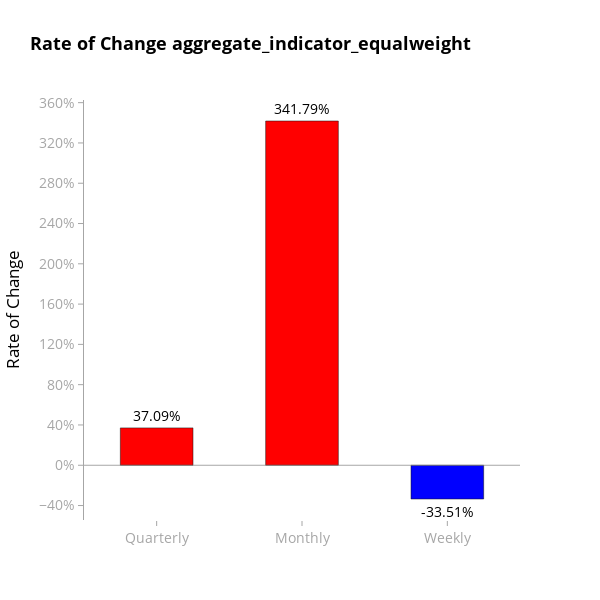
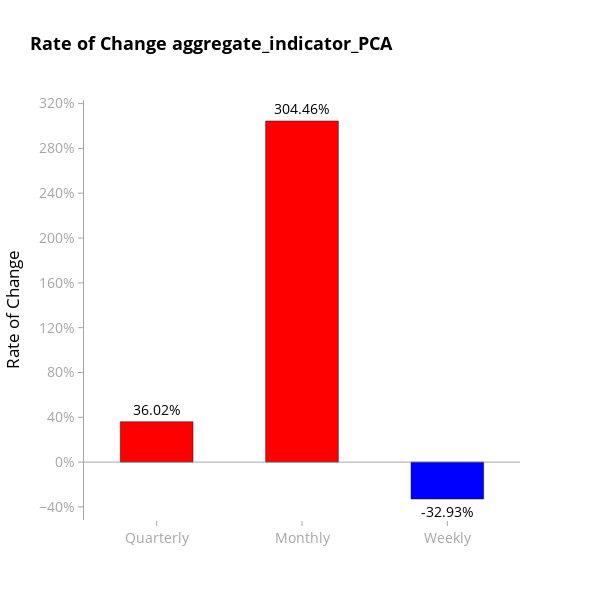

Write notebook code for charts like these, in order.
### Code cell
import plotly.io as pio  # Import plotly.io for saving HTML

# Define the color codes (matching the colors in create_indicator_chart)
GREY_COLOR = 'rgba(128, 128, 128, 0.7)'  # Semi-transparent grey
RED_COLOR = 'red'  # Red color for positive changes
BLUE_COLOR = 'blue'  # Blue color for negative changes

# Function to calculate percentage changes for given time periods
def calculate_periodic_changes(df, column):
    # Calculate the percentage changes for weekly, monthly, and quarterly periods
    weekly_change = df[column].pct_change(7).iloc[-1] * 100  # 7 days for weekly change
    monthly_change = df[column].pct_change(30).iloc[-1] * 100  # 30 days for monthly change
    quarterly_change = df[column].pct_change(90).iloc[-1] * 100  # 90 days for quarterly change

    return weekly_change, monthly_change, quarterly_change

# Create the bar chart for quarterly, monthly, and weekly changes
def create_bar_chart(merged_df, column):
    # Calculate percentage changes for the specified column
    weekly_change, monthly_change, quarterly_change = calculate_periodic_changes(merged_df, column)
    
    # Define the periods and changes in the new order: quarterly, monthly, weekly
    periods = ['Quarterly', 'Monthly', 'Weekly']
    changes = [quarterly_change, monthly_change, weekly_change]
    
    # Determine the color for each bar: RED_COLOR for positive, BLUE_COLOR for negative
    colors = [RED_COLOR if change > 0 else BLUE_COLOR for change in changes]

    # Create the bar chart with the updated bar width
    fig = go.Figure()
    fig.add_trace(
        go.Bar(
            x=periods,
            y=changes,
            marker_color=colors,  # Set the colors for each bar
            text=[f"{change:.2f}%" for change in changes],  # Add text labels with percentage values
            textposition='outside',
            width=0.5  # Make the bars wider (as per your change)
        )
    )

    # Customize the layout
    fig.update_layout(
        title={
            'text': f"Rate of Change {column}",
            'font': {'color': 'black', 'size': 18, 'weight': 'bold'}
        },
        xaxis_title=None,  # Remove the x-axis title
        yaxis_title="Rate of Change",  # Change "Percentage Change" to "Rate of Change"
        yaxis_ticksuffix="%",
        plot_bgcolor='white',
        paper_bgcolor='white',
        font={'color': 'black', 'size': 14},
        width=600,  # Keep width at 600 pixels
        height=600,  # Keep height at 600 pixels
        hovermode="x unified",
    )

    # Add a horizontal line at y = 0%
    fig.add_hline(y=0, line_dash="solid", line_color=GREY_COLOR, line_width=1)

    # Set y-axis tickers to every 20% (like 0, 20, 40, 60, ... and -20, -40, -60, ...)
    fig.update_yaxes(
        showgrid=False, 
        tickfont={'color': GREY_COLOR, 'size': 14},  # Make y-axis labels grey
        zeroline=False,
        linecolor=GREY_COLOR,  # Grey color for y-axis lines
        showline=True,
        ticks='outside',
        tickcolor=GREY_COLOR,
        dtick=40  # Set dtick to 20 to display tickers every 20%
    )

    # Update x-axis (periods)
    fig.update_xaxes(
        showgrid=False, 
        tickfont={'color': GREY_COLOR, 'size': 14},  # Make x-axis labels grey
        zeroline=False,
        linecolor=None,  # Remove x-axis line
        showline=False,  # Ensure no line on x-axis
        ticks='outside',
        tickcolor=GREY_COLOR
    )

    # Show the chart
    fig.show()

    # Save the chart as an HTML file
    pio.write_html(fig, file=f'{column}_periodic_changes_chart.html')

# Call the function for aggregate indicator columns and save charts
create_bar_chart(merged_df, 'aggregate_indicator_equalweight')
create_bar_chart(merged_df, 'aggregate_indicator_PCA')

### Figure 1 — Plotly figure (JSON) as saved in the notebook; plotly's stock layout.template omitted (floating-point values rounded to 4 significant figures)
{"data": [{"marker": {"color": ["red", "red", "blue"]}, "text": ["37.09%", "341.79%", "-33.51%"], "textposition": "outside", "width": 0.5, "x": ["Quarterly", "Monthly", "Weekly"], "y": [37.09, 341.8, -33.51], "type": "bar"}], "layout": {"title": {"font": {"color": "black", "size": 18, "weight": "bold"}, "text": "Rate of Change aggregate_indicator_equalweight"}, "yaxis": {"title": {"text": "Rate of Change"}, "ticksuffix": "%", "tickfont": {"color": "rgba(128, 128, 128, 0.7)", "size": 14}, "showgrid": false, "zeroline": false, "linecolor": "rgba(128, 128, 128, 0.7)", "showline": true, "ticks": "outside", "tickcolor": "rgba(128, 128, 128, 0.7)", "dtick": 40}, "font": {"color": "black", "size": 14}, "xaxis": {"title": {}, "tickfont": {"color": "rgba(128, 128, 128, 0.7)", "size": 14}, "showgrid": false, "zeroline": false, "showline": false, "ticks": "outside", "tickcolor": "rgba(128, 128, 128, 0.7)"}, "plot_bgcolor": "white", "paper_bgcolor": "white", "width": 600, "height": 600, "hovermode": "x unified", "shapes": [{"line": {"color": "rgba(128, 128, 128, 0.7)", "dash": "solid", "width": 1}, "type": "line", "x0": 0, "x1": 1, "xref": "x domain", "y0": 0, "y1": 0, "yref": "y"}]}}

### Figure 2 — Plotly figure (JSON) as saved in the notebook; plotly's stock layout.template omitted (floating-point values rounded to 4 significant figures)
{"data": [{"marker": {"color": ["red", "red", "blue"]}, "text": ["36.02%", "304.46%", "-32.93%"], "textposition": "outside", "width": 0.5, "x": ["Quarterly", "Monthly", "Weekly"], "y": [36.02, 304.5, -32.93], "type": "bar"}], "layout": {"title": {"font": {"color": "black", "size": 18, "weight": "bold"}, "text": "Rate of Change aggregate_indicator_PCA"}, "yaxis": {"title": {"text": "Rate of Change"}, "ticksuffix": "%", "tickfont": {"color": "rgba(128, 128, 128, 0.7)", "size": 14}, "showgrid": false, "zeroline": false, "linecolor": "rgba(128, 128, 128, 0.7)", "showline": true, "ticks": "outside", "tickcolor": "rgba(128, 128, 128, 0.7)", "dtick": 40}, "font": {"color": "black", "size": 14}, "xaxis": {"title": {}, "tickfont": {"color": "rgba(128, 128, 128, 0.7)", "size": 14}, "showgrid": false, "zeroline": false, "showline": false, "ticks": "outside", "tickcolor": "rgba(128, 128, 128, 0.7)"}, "plot_bgcolor": "white", "paper_bgcolor": "white", "width": 600, "height": 600, "hovermode": "x unified", "shapes": [{"line": {"color": "rgba(128, 128, 128, 0.7)", "dash": "solid", "width": 1}, "type": "line", "x0": 0, "x1": 1, "xref": "x domain", "y0": 0, "y1": 0, "yref": "y"}]}}
